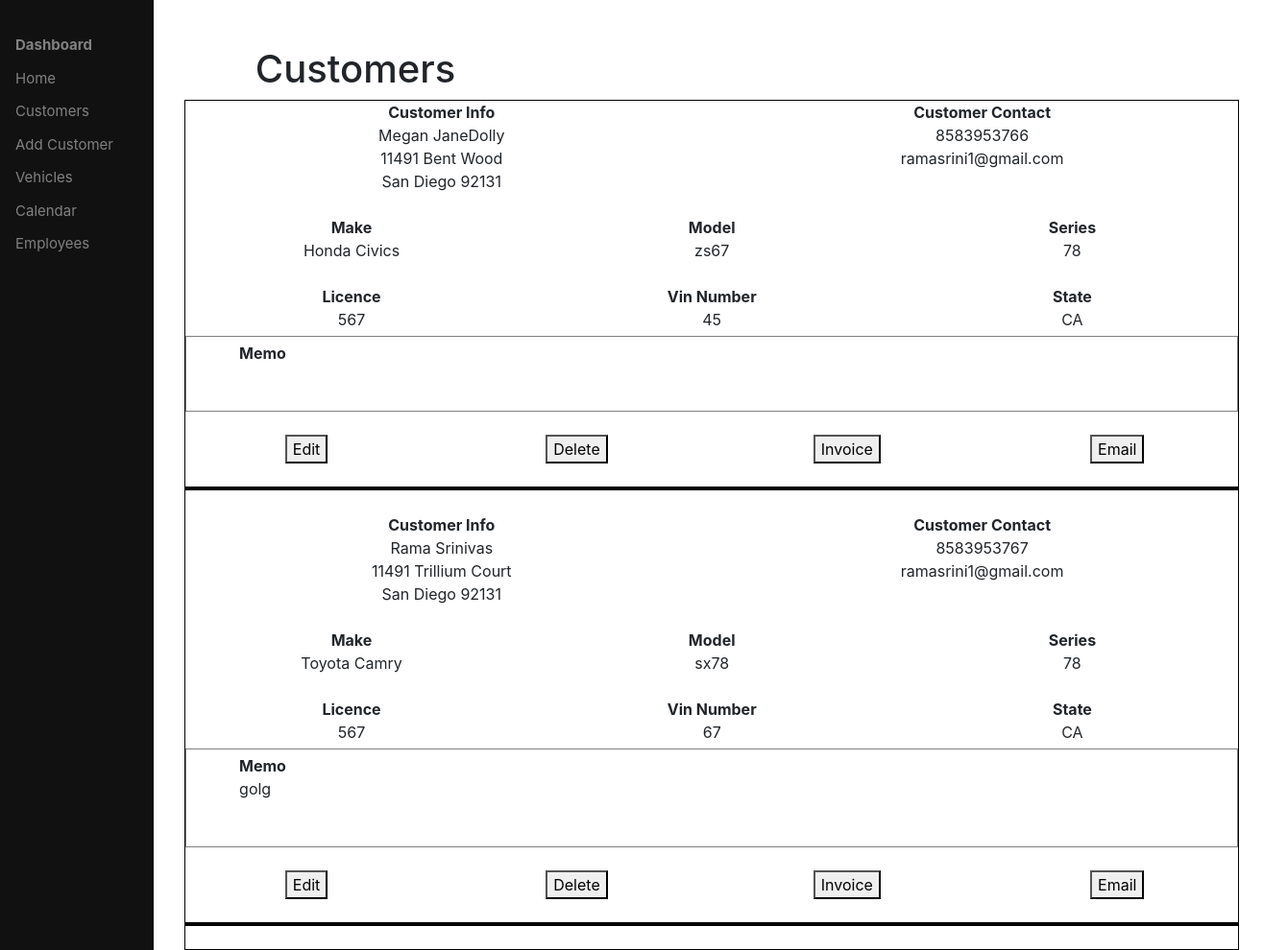
The page /customerlist/ (signed in) on the database its author committed.
### management/models.py (models this page shows, shortened)
class Customer(models.Model):
    name    =   models.CharField(max_length=100)
    street  =   models.CharField(max_length=100, null=True)
    city    =   models.CharField(max_length=20, null=True)
    state1  =   models.CharField(max_length=20, null=True)
    zipcode =   models.CharField(max_length=15, null=True)
    mobile  =   models.CharField(max_length=15)
    email   =   models.CharField(max_length=20)
    make    =   models.CharField(max_length=20, null=True)
    model   =   models.CharField(max_length=20, null=True)
    series  =   models.CharField(max_length=20, null=True)
    vin     =   models.CharField(max_length=20, null=True)
    lic     =   models.CharField(max_length=20, null=True)
    state   =   models.CharField(max_length=20, null=True)
    memo    =   models.TextField(max_length=100, blank=True)

### management/views.py (the view)
# urls.py: path('customerlist/', views.customerlist, name='customerlist'),
@login_required
def customerlist(request):
   customers = Customer.objects.all()
   return render(request, 'management/customerlist.html', {'customers':customers})

### management/templates/management/customerlist.html
{% extends "management/sidebar.html" %}
{% block content %}
    <div class="row justify-content-center mt-5">
        <div class="col-md-10">
            <h1>Customers</h1>
        </div>
    </div>
    <div style="text-align:center; align-content:center; margin-left: 2%; border: 1px solid black;">
        {% for customer in customers %}
        <div class="row">
            <div class="col-lg-6 col-md-6 col-sm-6 ">
                 <span><b>Customer Info</b></span><br>
                 {{customer.name}}<br>
                 {{customer.street}}<br>
                 {{customer.city}} {{customer.zipcode}}<br><br>
            </div>
            <div class="col-md-6 col-md-6 col-sm-6">
                <span><b>Customer Contact</b></span><br>
                 {{customer.mobile}}<br>
                 {{customer.email}}<br>
            </div>
        </div>
        <div class="row">
            <div class="col-lg-4 col-md-4 col-sm-4">
                <span><b>Make</b></span><br>
                 {{customer.make}}<br>
            </div>
            <div class="col-lg-4 col-md-4 col-sm-4">
                <span><b>Model</b></span><br>
                  {{customer.model}}<br>
            </div>
            <div class="col-lg-4 col-md-4 col-sm-4">
                <span><b>Series</b></span><br>
                  {{customer.series}}<br>
            </div>
        </div>
        <div class="row">
            <div class="col-lg-4 col-md-4 col-sm-4">
                 <br><span><b>Licence</b></span><br>
                 {{customer.lic}}<br>
            </div>
            <div class="col-lg-4 col-md-4 col-sm-4">
                  <br><span><b>Vin Number</b></span><br>
                  {{customer.vin}}<br>
            </div>
            <div class="col-lg-4 col-md-4 col-sm-4">
                  <br><span><b>State</b></span><br>
                  {{customer.state}}<br>
            </div>
        </div>
        <div class="row">
            <div class= "col-lg-12 col-md-12 col-sm-12">
                <div style="border: .5px solid grey; margin-top: 5px;">
                    <div style="text-align:left; align-content:left; margin-left: 5%; margin-top:5px">
                        <span><b>Memo</b></span><br>{{customer.memo}}
                    </div>
                    <br><br>
                </div>
            </div>
        </div>
        <div class="row">
            <div class="col-lg-12 col-md-12 col-sm-12">
                <br>
            </div>
        </div>
        <div class="row">
            <div class="col-lg-3 col-md-3 col-sm-3">
                 <button id="signOutBtn" type="submit">Edit</button>
            </div>
            <div class="col-lg-3 col-md-3 col-sm-3">
                <button id="signOutBtn" type="submit">Delete</button>
            </div>
            <div class="col-lg-3 col-md-3 col-sm-3">
                <button id="signOutBtn" type="submit">Invoice</button>
            </div>
            <div class="col-lg-3 col-md-3 col-sm-3">
                <button id="signOutBtn" type="submit">Email</button>
            </div>
        </div>
        <div class="row">
            <div class="col-lg-12 col-md-12 col-sm-12">
                <br><div style="border: 2px solid black;"></div>
                <br>
            </div>
        </div>
        {% endfor %}
    </div>
{% endblock %}

### management/templates/management/sidebar.html (shortened to what this page needs)
{% load static %}
<!doctype html>
<html lang="en">
<head>
    <link rel="stylesheet" href="https://stackpath.bootstrapcdn.com/bootstrap/4.4.1/css/bootstrap.min.css">
</head>
<body>
    <div class="sidenav">
      <a href="#"><span><b>Dashboard</b></span></a>
      <a href="{% url 'home' %}">Home</a>
      <a href="{% url 'customers' %}">Customers</a>
      <a href="{% url 'addcustomer' %}">Add Customer</a>
      <a href="#">Vehicles</a>
      <a href="#">Calendar</a>
      <a href="#">Employees</a>
    </div>
    <div class="container main">
      {% block content %}{% endblock %}
    </div>
</body>
</html>

### management/templates/management/sidebar.html (style rules this page uses)
.sidenav { height:100%; width: 160px; position: fixed; z-index:1; top:0; left:0; background-color:#111; overflow-x: hidden; padding-top:30px }
.sidenav a { padding: 6px 8px 6px 16px; text-decoration: none; font-size: 15px; color: #818181; display:block; }
.main { margin-left:160px; padding:0px 10px; }

### rows shown on the page
Customer: name "Megan JaneDolly", street "11491 Bent Wood", city "San Diego", zipcode "92131", mobile "8583953766", email "ramasrini1@gmail.com", make "Honda Civics", model "zs67", series "78", lic "567", vin "45", state "CA"
Customer: name "Rama Srinivas", street "11491 Trillium Court", city "San Diego", zipcode "92131", mobile "8583953767", email "ramasrini1@gmail.com", make "Toyota Camry", model "sx78", series "78", lic "567", vin "67", state "CA", memo "golg"
